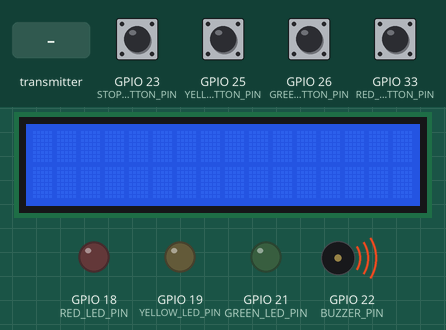
This sketch was run on a simulated ESP32. Shown: 16×2 character LCD, output pins drawn as LEDs (lit = HIGH), buzzer (waves = sounding, pin HIGH). The test bench sets the inputs (shaded band); at power-on: GPIO 23 (STOP_BUTTON_PIN), GPIO 25 (YELLOW_BUTTON_PIN), GPIO 26 (GREEN_BUTTON_PIN), GPIO 33 (RED_BUTTON_PIN) HIGH.

Above: at 1.2 s.
1.3 s: the transmitter starts sending command = BUZZER_ON
At 1.49 s:
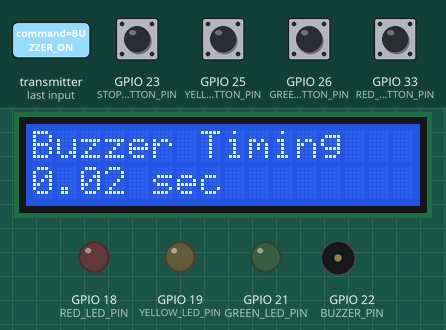
3.7 s: GPIO 23 (STOP_BUTTON_PIN) pulled LOW for 0.15 s
At 6.18 s:
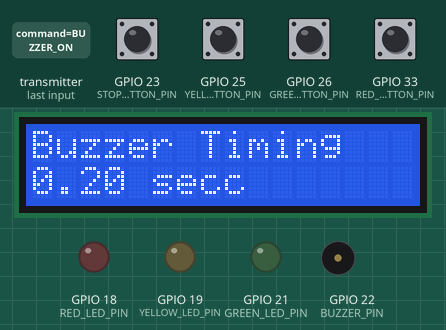
6.8 s: GPIO 23 (STOP_BUTTON_PIN) pulled LOW for 1 s
At 7.08 s:
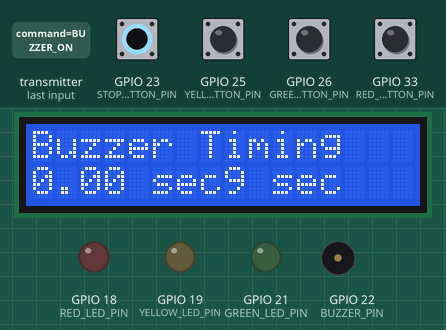
10.8 s: the transmitter starts sending command = LED_RED
At 11.11 s:
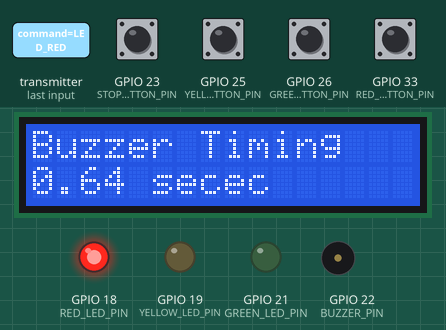
13.3 s: GPIO 23 (STOP_BUTTON_PIN) pulled LOW for 0.15 s
At 14.5 s:
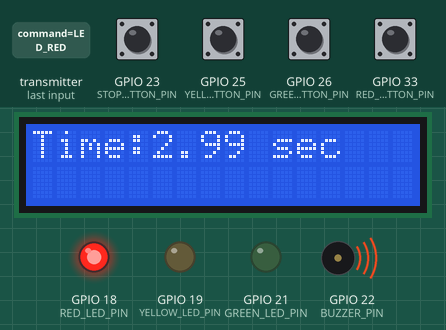
16.4 s: the transmitter starts sending command = LED_YELLOW
At 16.7 s:
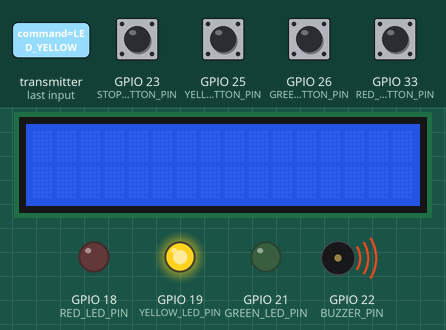
Timing chart, 0 to 18.9 s (numbered marks = the images above; inputs shaded):
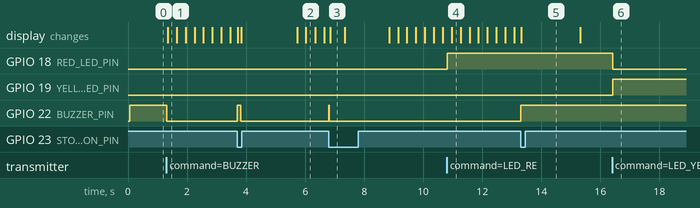

The sketch:

Player.ino
```cpp
#include <WiFi.h>
#include <esp_now.h>
#include <Wire.h>
#include <LiquidCrystal_I2C.h>

// จอ LCD 16×2 I2C
LiquidCrystal_I2C lcd(0x27, 16, 2);

// ปุ่มส่งสี
#define RED_BUTTON_PIN     33
#define YELLOW_BUTTON_PIN  25
#define GREEN_BUTTON_PIN   26

// ปุ่ม Stop สำหรับ Buzzer timing
#define STOP_BUTTON_PIN    23

// LED แสดงผลจาก Controller
#define RED_LED_PIN        18
#define YELLOW_LED_PIN     19
#define GREEN_LED_PIN      21

// Buzzer ต่อที่ pin 22 (active-LOW)
#define BUZZER_PIN         22

// แม็ปปุ่มกับชื่อคำสั่งสี
const uint8_t buttonPins[3] = { RED_BUTTON_PIN, YELLOW_BUTTON_PIN, GREEN_BUTTON_PIN };
const char*   cmdNames[3]   = { "RED", "YELLOW", "GREEN" };

// MAC ของ Controller
uint8_t controllerAddress[] = { 0x78, 0x42, 0x1C, 0x66, 0x76, 0x10 };

typedef struct { char command[16]; } message_t;
message_t outgoingMessage, incomingMessage;
esp_now_peer_info_t peerInfo;

// สถานะ LED & Buzzer timing
bool ledState[3]      = { false, false, false };
bool buzzerOn         = false;
unsigned long bzStart = 0;

void sendCommand(const char* cmd) {
  strcpy(outgoingMessage.command, cmd);
  esp_now_send(controllerAddress, (uint8_t*)&outgoingMessage, sizeof(outgoingMessage));
}

void OnDataRecv(const esp_now_recv_info_t* info, const uint8_t* data, int len) {
  memcpy(&incomingMessage, data, sizeof(incomingMessage));
  String cmd = String(incomingMessage.command);
  cmd.trim();

  // --- จัดการ LED ---
  // ปิดทุกดวงก่อน
  for (int i = 0; i < 3; i++) {
    ledState[i] = false;
    digitalWrite((int[]){RED_LED_PIN, YELLOW_LED_PIN, GREEN_LED_PIN}[i], LOW);
  }
  if      (cmd == "LED_RED")    ledState[0] = true;
  else if (cmd == "LED_YELLOW") ledState[1] = true;
  else if (cmd == "LED_GREEN")  ledState[2] = true;
  // ถ้ามี LED_ON ให้เปิด
  for (int i = 0; i < 3; i++) {
    if (ledState[i])
      digitalWrite((int[]){RED_LED_PIN, YELLOW_LED_PIN, GREEN_LED_PIN}[i], HIGH);
  }

  // --- จัดการ Buzzer timing ---
  if (cmd == "BUZZER_ON") {
    // เปิด buzzer และเริ่มจับเวลา
    digitalWrite(BUZZER_PIN, LOW);
    buzzerOn = true;
    bzStart  = millis();

    lcd.clear();
    lcd.setCursor(0, 0); lcd.print("Buzzer Timing");
    lcd.setCursor(0, 1); lcd.print("0.00 sec");
  }
}

void OnDataSent(const uint8_t* mac_addr, esp_now_send_status_t status) {
  // ไม่แสดงอะไร หรือใช้ Serial.print สำหรับ debug ก็ได้
}

void setup() {
  Serial.begin(115200);

  // จอ LCD
  lcd.begin();
  lcd.backlight();

  // ปุ่มสี
  for (int i = 0; i < 3; i++) {
    pinMode(buttonPins[i], INPUT_PULLUP);
  }
  // ปุ่ม Stop
  pinMode(STOP_BUTTON_PIN, INPUT_PULLUP);

  // LED
  pinMode(RED_LED_PIN,    OUTPUT);
  pinMode(YELLOW_LED_PIN, OUTPUT);
  pinMode(GREEN_LED_PIN,  OUTPUT);
  digitalWrite(RED_LED_PIN,    LOW);
  digitalWrite(YELLOW_LED_PIN, LOW);
  digitalWrite(GREEN_LED_PIN,  LOW);

  // Buzzer
  pinMode(BUZZER_PIN, OUTPUT);
  digitalWrite(BUZZER_PIN, HIGH); // ปิด buzzer (active-LOW)

  // เริ่ม ESP-NOW
  WiFi.mode(WIFI_STA);
  if (esp_now_init() != ESP_OK) {
    Serial.println("ESP-NOW init failed");
    while (true) { delay(1000); }
  }
  esp_now_register_recv_cb(OnDataRecv);
  esp_now_register_send_cb(OnDataSent);

  memcpy(peerInfo.peer_addr, controllerAddress, 6);
  peerInfo.channel = 0;
  peerInfo.encrypt = false;
  esp_now_add_peer(&peerInfo);
}

void loop() {
  // 1) ส่งปุ่มสี (edge detect)
  static bool lastBtnState[3] = { HIGH, HIGH, HIGH };
  for (int i = 0; i < 3; i++) {
    bool cur = digitalRead(buttonPins[i]);
    if (cur == LOW && lastBtnState[i] == HIGH) {
      sendCommand(cmdNames[i]);
    }
    lastBtnState[i] = cur;
  }

  // 2) ถ้า buzzerOn ให้แสดงเวลาเรียลไทม์
  if (buzzerOn) {
    float t = (millis() - bzStart) / 1000.0;
    lcd.setCursor(0, 1);
    lcd.print(t, 2);
    lcd.print(" sec");
  }

  // 3) ปุ่ม Stop (edge detect) เพื่อหยุด buzzer
  static bool lastStopState = HIGH;
  bool curStop = digitalRead(STOP_BUTTON_PIN);
  if (curStop == LOW && lastStopState == HIGH && buzzerOn) {
    // หยุด buzzer
    digitalWrite(BUZZER_PIN, HIGH);
    buzzerOn = false;

    // คำนวณเวลาและส่งกลับ
    unsigned long elapsed = millis() - bzStart;
    sendCommand("BUZZER_OFF");

    // แสดงผลสุดท้าย 2 วินาที แล้วเคลียร์จอ
    lcd.clear();
    lcd.setCursor(0, 0);
    lcd.print("Time:");
    lcd.print(elapsed / 1000.0, 2);
    lcd.print(" sec");
    delay(2000);
    lcd.clear();
  }
  lastStopState = curStop;
}
```

Measured:
- after the input at 1.3 s, GPIO 22 (BUZZER_PIN): HIGH → LOW at once; the display: changes after 0.05 s (image 1)
- after the input at 3.7 s, GPIO 22 (BUZZER_PIN): LOW → HIGH at once, → LOW 0.11 s later; the display: first changes at once (image 2 shows a later state)
- after the input at 6.8 s, GPIO 22 (BUZZER_PIN): LOW → HIGH at once, → LOW 0.01 s later
- after the input at 10.8 s, GPIO 18 (RED_LED_PIN): LOW → HIGH at once
- after the input at 13.3 s, GPIO 22 (BUZZER_PIN): LOW → HIGH at once; the display: changes at once (image 5)
- after the input at 16.4 s, GPIO 18 (RED_LED_PIN): HIGH → LOW at once; GPIO 19 (YELLOW_LED_PIN): LOW → HIGH at once
- what the display in image 3 shows lasts 0.5 s, from 6.8 s to 7.3 s
